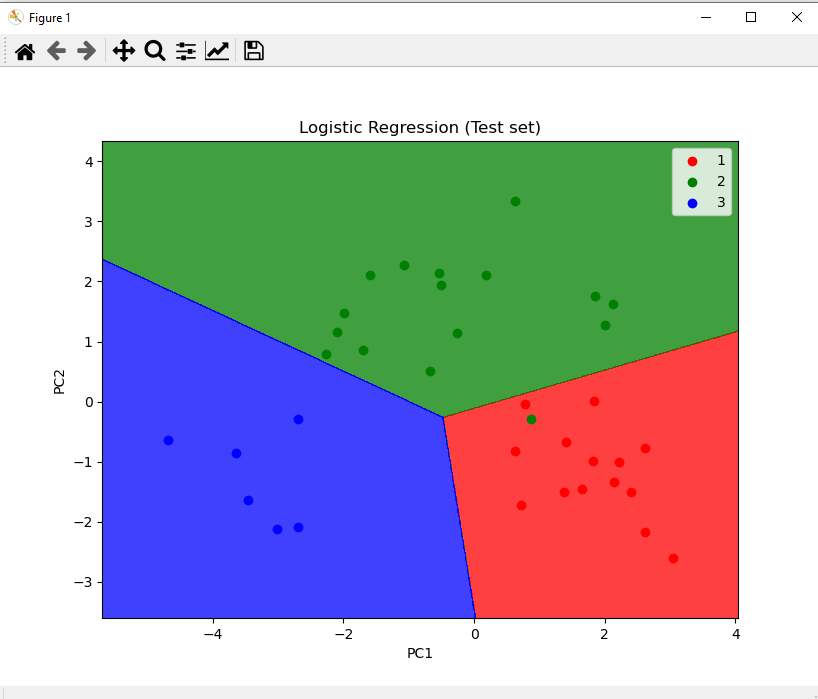

Write Python code to recreate this figure.
# Principal Component Analysis (PCA)

import numpy as np
import matplotlib.pyplot as plt
import pandas as pd

dataset = pd.read_csv('Wine.csv')
X = dataset.iloc[:, :-1].values
y = dataset.iloc[:, -1].values

print("######################################################")

#Splitting the dataset into the Training set and Test set
from sklearn.model_selection import train_test_split
X_train, X_test, y_train, y_test = train_test_split(X, y, test_size = 0.2, random_state = 0 )

#y = y.reshape(len(y),1)

# Feature Scaling (must be applied for Dimensionality Reduction)
from sklearn.preprocessing import StandardScaler
sc_X = StandardScaler()
X_train = sc_X.fit_transform(X_train)
X_test = sc_X.fit_transform(X_test)

# Applying PCA
from sklearn.decomposition import PCA
pca = PCA(n_components = 2)
X_train = pca.fit_transform(X_train)
X_test = pca.transform(X_test)
explained_variance = pca.explained_variance_ratio_

# Fitting the logistic regression model to training dataset
# create your regressor
from sklearn.linear_model import LogisticRegression
classifier = LogisticRegression(random_state = 0)
classifier.fit(X_train, y_train)


# Predict the test set results
y_pred = classifier.predict(X_test)

# Making Confusion Matrix
from sklearn.metrics import confusion_matrix, accuracy_score
cm = confusion_matrix(y_test, y_pred)
print(cm)
acs = accuracy_score(y_test, y_pred)
print(acs)

"""# Visualizing the training set results
from matplotlib.colors import ListedColormap
X_set, y_set = X_train, y_train
X1, X2 = np.meshgrid(np.arange(start = X_set[:, 0].min() - 1, stop = X_set[:, 0].max() + 1, step = 0.01),
                     np.arange(start = X_set[:, 1].min() - 1, stop = X_set[:, 1].max() + 1, step = 0.01))
plt.contourf(X1, X2, classifier.predict(np.array([X1.ravel(), X2.ravel()]).T).reshape(X1.shape),
             alpha = 0.75, cmap = ListedColormap(('red', 'green', 'blue')))
plt.xlim(X1.min(), X1.max())
plt.ylim(X2.min(), X2.max())
for i, j in enumerate(np.unique(y_set)):
    plt.scatter(X_set[y_set == j, 0], X_set[y_set == j, 1],
                c = ListedColormap(('red', 'green', 'blue'))(i), label = j)
plt.title('Logistic Regression (Training set)')
plt.xlabel('PC1')
plt.ylabel('PC2')
plt.legend()
plt.show()"""

# Visualizing the test set results
from matplotlib.colors import ListedColormap
X_set, y_set = X_test, y_test
X1, X2 = np.meshgrid(np.arange(start = X_set[:, 0].min() - 1, stop = X_set[:, 0].max() + 1, step = 0.01),
                     np.arange(start = X_set[:, 1].min() - 1, stop = X_set[:, 1].max() + 1, step = 0.01))
plt.contourf(X1, X2, classifier.predict(np.array([X1.ravel(), X2.ravel()]).T).reshape(X1.shape),
             alpha = 0.75, cmap = ListedColormap(('red', 'green', 'blue')))
plt.xlim(X1.min(), X1.max())
plt.ylim(X2.min(), X2.max())
for i, j in enumerate(np.unique(y_set)):
    plt.scatter(X_set[y_set == j, 0], X_set[y_set == j, 1],
                c = ListedColormap(('red', 'green', 'blue'))(i), label = j)
plt.title('Logistic Regression (Test set)')
plt.xlabel('PC1')
plt.ylabel('PC2')
plt.legend()
plt.show()
